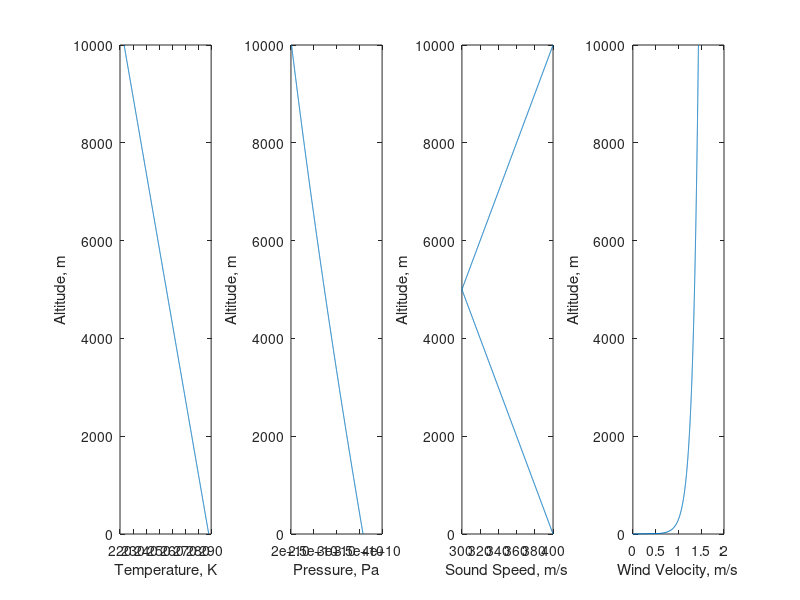
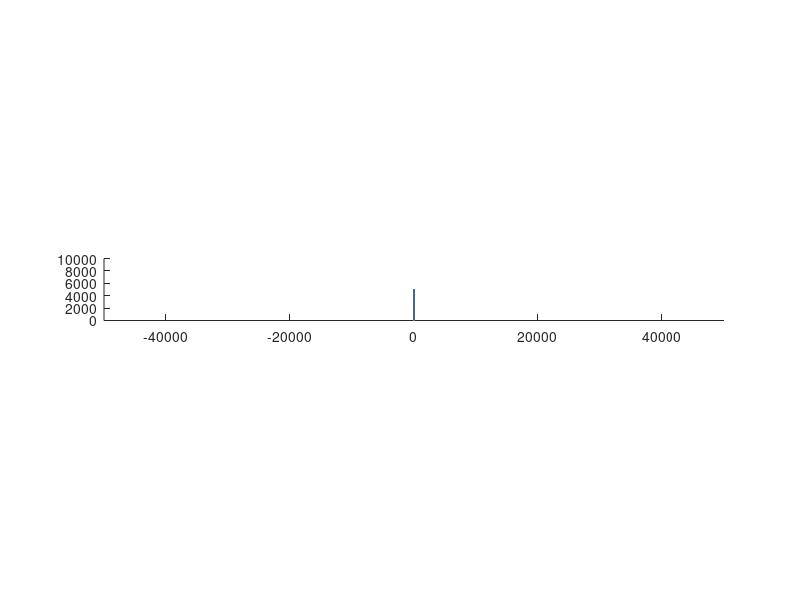

Write the MATLAB code that produced these figures, in order. (Note: this script raises an error after producing the figures.)
%%
% FINAL PROJECT: AIRCRAFT NOISE RAY TRACING
% AA201B STANFORD SPRING 2023
% ROBERT COLLINS

%% SETUP
clear; %close all;

%% PHYSICAL PARAMETERS

% Physical Constants
%   Schafer and Vorlander
% temperature gradient
T_0 = 288.15; % Reference sea level temperature, K
L_b = 0.0065; % Temperature lapse rate, K/m

gamma= 1.4; % adiabatic index
R = 287.058; % molar gas constant, dry air, m2/s2

% velocity gradient
% https://en.wikipedia.org/wiki/Log_wind_profile
% https://en.wikipedia.org/wiki/Wind_profile_power_law

% Karman Constant
kar = 0.40; 

% Surface roughness, m 
% https://en.wikipedia.org/wiki/Roughness_length
z_0 = 0.1; 

% Friction velocity
% made this up for now
v_s = 0.05;

%% SIMULATION PARAMETERS
% x, z, t steps
dz = 10; %m

% x, z max values
% note x is symmetric about 0
z_max = 10000; %m 
x_max = 5000; %m
t_max = 1000; %s

% source location relative to receiver
source_loc = [0, 5000]; %[x,z], m

% 

%% DEFINE ENVIRONMENT
% define z space 
z = (0:dz:z_max)';

% map source location to z index
[~, src_ii_z] = min(abs(source_loc(2)-z));

% temperature profile
T = T_0 - L_b * z;

% velocity profile
% TODO: ADD POWER LAW ABOVE ~1000M?
V = v_s/kar .* log(z/z_0);
V(z<z_0) = 0;

% pressure profile
%   https://en.wikipedia.org/wiki/Barometric_formula
% TODO: check this works with the temp. profile defined above
z_b = 0; % reference height, m
a = 2.2558; % exponent
L_b = 0.0065; % temperature lapse rate, K/m
T_b = 288.15; % sea level reference temperature, K
P_b = 101325; % static pressure, Pa
P = P_b .* ((T_b - (z-z_b).*L_b)).^a;

% speed of sound profile
% C = sqrt(gamma*R * T);
%C = ones(size(z)) * 350;
C = -sawtooth(2*pi*z/max(z), 1/2)*50 + 350;
% source level

% define sim parameters

% define plotting parameters

%% INITIAL PLOTTING
% Plot environmental profile
figure(1)
subplot(1,4,1)
plot(T,z)
xlabel('Temperature, K')
ylabel('Altitude, m')

subplot(1,4,2)
plot(P,z)
xlabel('Pressure, Pa')
ylabel('Altitude, m')

subplot(1,4,3)
plot(C,z)
xlabel('Sound Speed, m/s')
ylabel('Altitude, m')

subplot(1,4,4)
plot(V,z)
xlabel('Wind Velocity, m/s')
ylabel('Altitude, m')


%% RAY TRACE
% to start, maybe just iterate thru z vals first?
% initial ray vector directions
n_rays = 50;
max_trace = 1e3;
theta = linspace(-15/16*pi, 15/16*pi, n_rays);

% initialze ray locations & vectors
% [pidx, (t, x, z, dx, dz, ii_z, theta), ray]
ray_data = zeros(max_trace,6,n_rays);

% initial values
ray_data(1,:,:) = [
    repmat([0, source_loc],1,1,n_rays) ...
    reshape(-sign(abs(theta')-pi/2) .* dz .* tan(theta'), [1,1,n_rays]) ...
    reshape(sign(abs(theta')-pi/2) .* dz, [1,1, n_rays]) ...
    repmat(src_ii_z, 1, 1, n_rays)
    ];

figure(2); clf; hold on;
for ii_ray = 1:n_rays
    ray_lines(ii_ray) = plot(ray_data(:,2,ii_ray), ray_data(:,3,ii_ray));
end
axis equal
ylim([0,z_max])
xlim([-50000, 50000])

% iterate thru each ray
for ii_ray = 1:n_rays
    % trace ray
    for ii_pt = 2:max_trace
        % extract last ray
        last_ray = ray_data(ii_pt-1, :, ii_ray);

        % calculate new position  
        this_x = last_ray(2) + last_ray(4);
        this_ii_z = last_ray(6) + sign(last_ray(5)); 
        this_z = z(this_ii_z);

        % calculate new t
        dt = vecnorm([this_x, this_z] - last_ray(2:3)) / C(this_ii_z);
        this_t = last_ray(1) + dt;
        
        % apply snell's law
        this_theta = asin(-sign(last_ray(5)) * last_ray(4) ./ norm(last_ray(4:5)));
        next_sin_theta = C(this_ii_z)/C(this_ii_z-sign(last_ray(5))) * sin(this_theta);
        if abs(next_sin_theta) >1
            this_dz = -last_ray(5);
            this_dx = this_dz * tan(this_theta);
        else
            this_dz = last_ray(5);
            this_dx = -this_dz * tan(asin(next_sin_theta));
        end

        % update dr based on current wavefront position
        

        % update next data 
        ray_data(ii_pt, :, ii_ray) = [
            this_t, this_x, this_z, this_dx, this_dz, this_ii_z
            ];
        if this_ii_z <= 2 || this_ii_z >= size(z,1)-1
            break
        end
        
        % some debugging help
        tracehelp = ray_data(1:ii_pt,:,ii_ray);
        ray_lines(ii_ray).XData = real(ray_data(:,2,ii_ray));
        ray_lines(ii_ray).YData = real(ray_data(:,3,ii_ray));
        pause(0.001);
    end
end

Xs = reshape(ray_data(:,2,:), [size(ray_data,1)*size(ray_data,3),1]);
Zs = reshape(ray_data(:,3,:), [size(ray_data,1)*size(ray_data,3),1]);
Ts = reshape(ray_data(:,1,:), [size(ray_data,1)*size(ray_data,3),1]);

[Xq,Zq] = meshgrid(linspace(-50000, 50000,100), z);
T = griddata(Xs,Zs,Ts,Xq,Zq);
figure
contourf(Xq,Zq,T)
axis equal

% figure(2); clf; hold on
% for ii_ray = 1:n_rays
%     plot(ray_data(:,2,ii_ray), ray_data(:,3,ii_ray))
% end
% 
% ylim([0,z_max])
% xlim([-15000, 15000])
